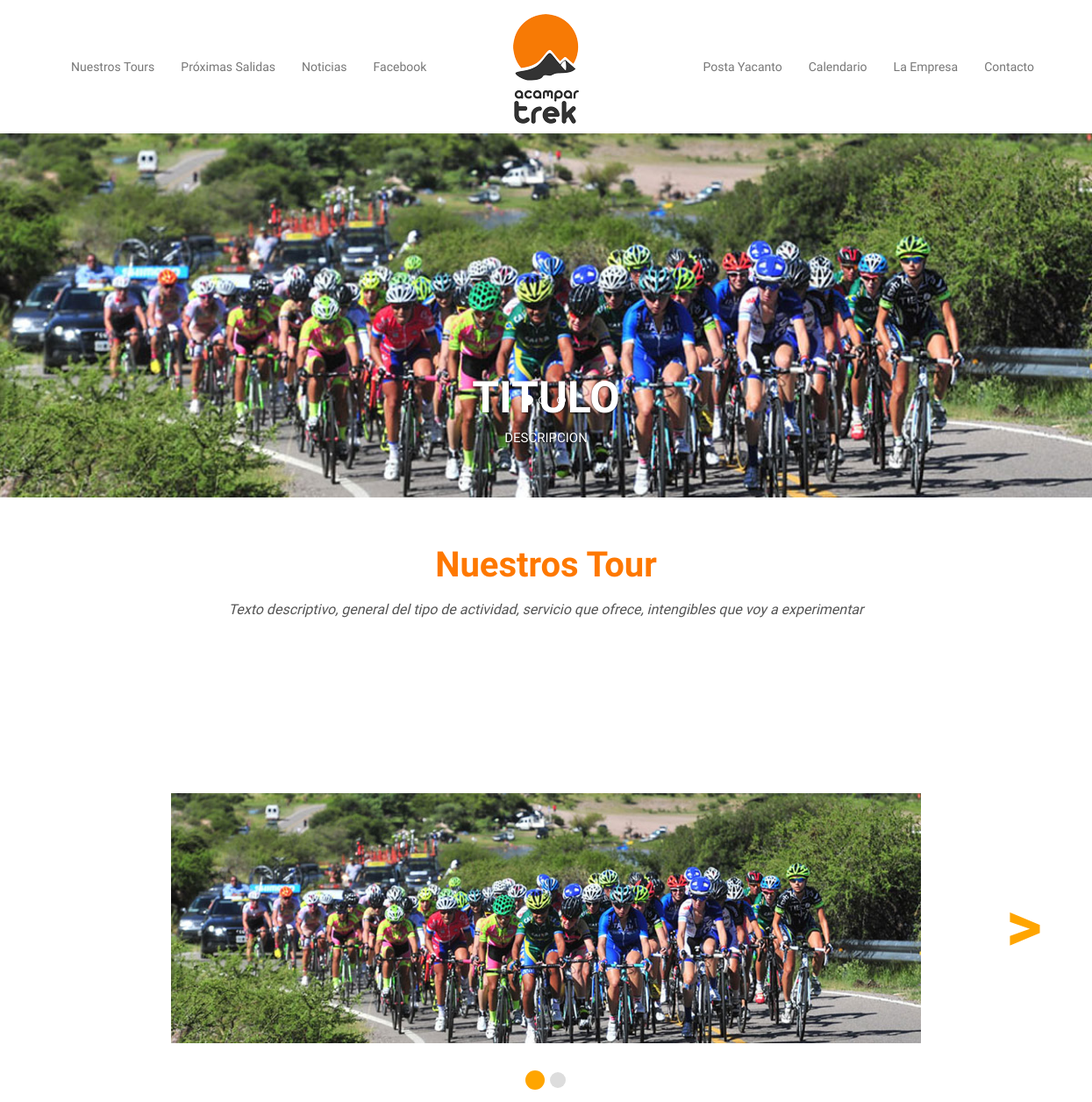
Before: / (upper part) with the older database file.
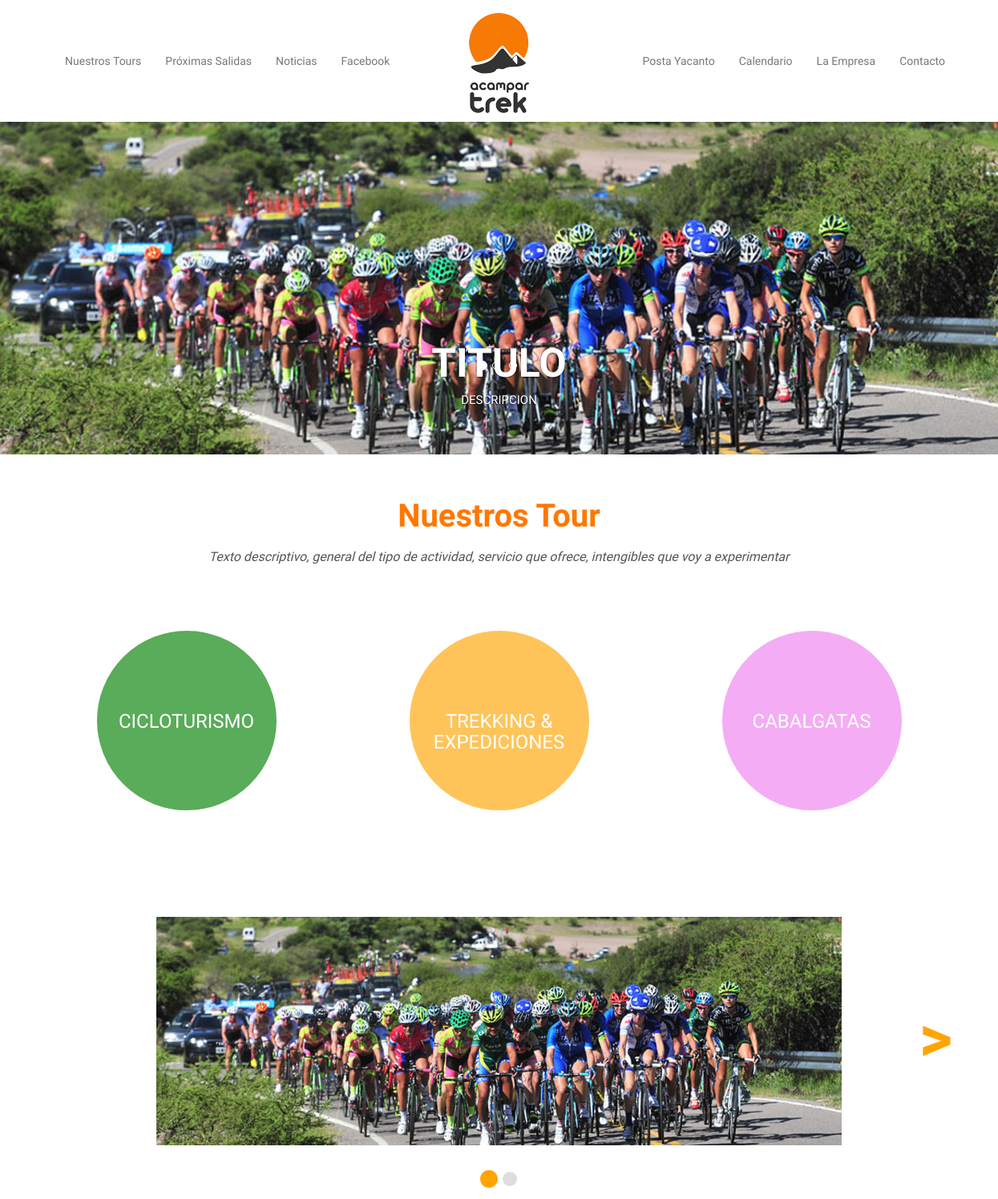
After: the same page with the newer database file.
### tables this page shows
CREATE TABLE IF NOT EXISTS `tours` (
`id` int(11) NOT NULL,
  `nombre` varchar(64) NOT NULL,
  `class_css` varchar(24) NOT NULL,
  `id_css` varchar(24) NOT NULL
);

### includes/functions.php (called while the page is built, shortened)
<?php
function getTours($mysqli) {
    $result = 'false';
    $tours = array();
    $error_msg = '';
    $prep_stmt = "SELECT id, nombre, class_css, id_css FROM tours";
    $stmt = $mysqli->prepare($prep_stmt);
    if ($stmt) {
        $stmt->execute();
        $stmt->bind_result($id_tour, $nombre, $class_css, $id_css);
        while ($stmt->fetch()) {
            $tours[] = array('id' => $id_tour, 'nombre' => $nombre, 'class_css' => $class_css, 'id_css' => $id_css);
        }
        $result = 'true';
    } else {
        $error_msg .= '* Error de base de datos.';
    }
    $retorno = array('result' => $result, 'tours' => $tours, 'mensaje' => $error_msg);
    return $retorno;
}

### index.php (the view, shortened to what this page needs)
<?php
include_once 'includes/db_connect.php';
include_once 'includes/functions.php';
?>
<!DOCTYPE html>
<html lang="en" class="no-js">
    <head>
        <link href="css/bootstrap.min.css" rel="stylesheet">
        <link href="css/style.css" rel="stylesheet">
        <link href="css/flexslider.css" rel="stylesheet" />
        <link href="font-awesome/css/font-awesome.min.css" rel="stylesheet" type="text/css">
    </head>
    <body>
        <header>
            <nav class="navbar navbar-default" role="navigation">
                <a class="navbar-brand" href="#"><img src="img/logos/logo.png" class="img-responsive center-block" alt=""></a>
                <div class="collapse navbar-collapse" id="navbar-collapse-1">
                    <ul class="nav navbar-nav navbar-left">
                        <li>
                            <a class="page-scroll" href="#tour">Nuestros Tours</a>
                        </li>
                        <li>
                            <a class="page-scroll" href="#promociones">Próximas Salidas</a>
                        </li>
                        <li>
                            <a class="page-scroll" href="#noticias">Noticias</a>
                        </li>
                        <li>
                            <a class="page-scroll" href="#facebook">Facebook</a>
                        </li>
                    </ul>
                    <ul class="nav navbar-nav navbar-right">
                        <li>
                            <a href="yacanto/index.html" target="_self" >Posta Yacanto</a>
                        </li>
                        <li>
                            <a class="page-scroll" href="#calendario">Calendario</a>
                        </li>
                        <li>
                            <a class="page-scroll" href="#empresa">La Empresa</a>
                        </li>
                        <li>
                            <a class="page-scroll" href="#contacto">Contacto</a>
                        </li>
                    </ul>
                </div>
            </nav>
        </header>
        <section id="carousel">
            <div id="carousel-example-generic" class="carousel slide" data-ride="carousel">
                <ol class="carousel-indicators">
                    <li data-target="#carousel-example-generic" data-slide-to="0" class="active"></li>
                    <li data-target="#carousel-example-generic" data-slide-to="1"></li>
                    <li data-target="#carousel-example-generic" data-slide-to="2"></li>
                </ol>
                <div class="carousel-inner">
                    <div class="item active">
                        <img src="img/slider/slider1.jpg" alt="..." class="img-responsive">
                        <div class="carousel-caption">
                            <h3>Titulo</h3>
                            <h4>Descripcion</h4>
                        </div>
                    </div>
                </div>
            </div>
        </section>
        <section id="tour">
            <div class="container">
                <div class="row">
                    <div class="col-md-12 text-center">
                        <h2 class="section-heading">Nuestros Tour</h2>
                        <h3 class="section-subheading text-muted">Texto descriptivo, general del tipo de actividad, servicio que ofrece, intengibles que voy a experimentar </h3>
                    </div>
                </div>
                <?php
                $tours = getTours($mysqli);
                if ($tours['result']) {
                    ?>
                    <div class="row">
                        <?php
                        foreach ($tours['tours'] as $id => $data) {
                            ?>
                            <div class="col-md-4">
                                <div class="<?= $data['class_css'] ?> imagenesCirculares" id="<?= $data['id_css'] ?>">
                                    <h3><?= $data['nombre'] ?></h3>
                                </div>
                            </div>
                            <?php
                        }
                        ?>
                    </div>
                        <?php
                } else {
                    echo $tours['mensaje'];
                }
                ?>
        </section>
        <section id="promociones">
            <div class="container">
                <div id="cbp-fwslider" class="cbp-fwslider">
                    <ul>
                        <li><a href="#"><img src="img/slider/slider1.jpg" alt="img01"/></a></li>
                    </ul>
                </div>
            </div>
        </section>
    </body>
</html>

### css/style.css (style rules this page uses)
body { background: #fff; font-family: 'Product Sans', Arial, sans-serif; }
.navbar { margin-bottom: 0px; }
.navbar-default { background: #fff; border-color: transparent; border-radius: 0px; padding: 50px; }
.navbar-brand { position: absolute; width: 100%; left: 0; top: 0; text-align: center; margin: auto; }
#carousel-example-generic { width: 100%; }
.carousel-inner .item img { width: 100%; height: auto; }
.carousel-caption h3 { font-size: 50px; font-weight: 900; text-transform: uppercase; color: #fff; }
.carousel-caption h4 { font-size: 15px; font-weight: 200; text-transform: uppercase; color: #fff; }
section h2.section-heading { font-size: 40px; margin-bottom: 15px; margin-top: 55px; font-weight: 700; color: #fe7800; }
section h3.section-subheading { font-size: 16px; color: #555; text-transform: none; font-style: italic; font-weight: 400; margin-bottom: 75px; }
#tour { width: 100%; height: auto; background-position: center center; background-repeat: no-repeat; background-size: cover; position: relative; margin-bottom: 40px; }
.cbp-fwslider { position: relative; margin: 0 0 10px; overflow: hidden; padding: 40px 0 60px; }
.cbp-fwslider ul { margin: 0; padding: 0; white-space: nowrap; list-style-type: none; }
.cbp-fwslider ul li { transform: translateZ(0); float: left; display: block; margin: 0; padding: 0; }
.cbp-fwslider ul li > a, .cbp-fwslider ul li > div { display: block; text-align: center; outline: none; }
.cbp-fwslider ul li > a img { border: none; display: block; margin: 0 auto; max-width: 75%; }
#tour { padding-bottom: 45px; }
.fondoVerde { background-color: rgba(0, 128, 0, 0.65); }
.fondoNaranja { background-color: rgba(255, 165, 0, 0.65); }
.fondoVioleta { background-color: rgba(238, 130, 238, 0.65); }
.imagenesCirculares { height: 240px; width: 240px; border-radius: 100%; margin: 0 auto; text-align: center; border: 8px solid #fff; cursor: pointer; }
.imagenesCirculares h3 { top: 45%; margin: 0; padding-top: 100px; text-transform: uppercase; color: white; cursor: pointer; }
ol { counter-reset: li; list-style: none; *list-style: decimal; font: 20px 'trebuchet MS', 'lucida sans'; padding: 0; margin-bottom: 4em; text-shadow: 0 1px 0 rgba(255,255,255,.5); }

### css/flexslider.css (style rules this page uses)
.carousel li { margin-right: 5px; }

Changed rows visible on the page:
added tours: nombre "CICLOTURISMO"
added tours: nombre "TREKKING & EXPEDICIONES"
added tours: nombre "CABALGATAS"
